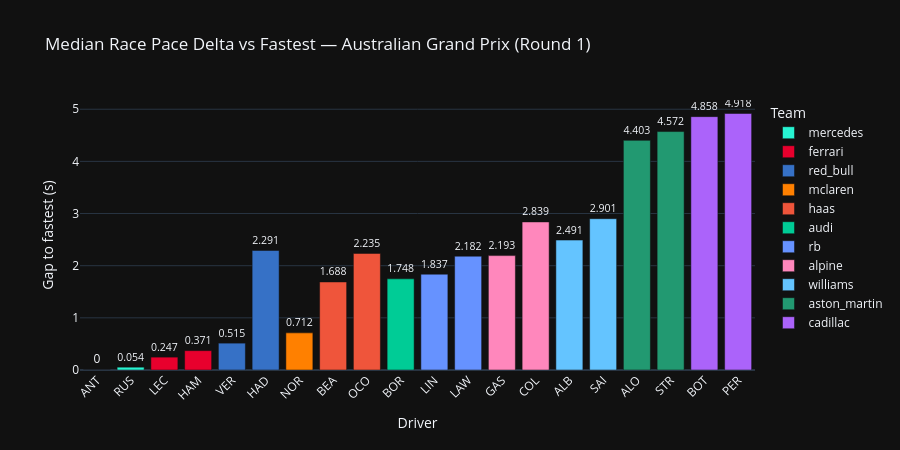
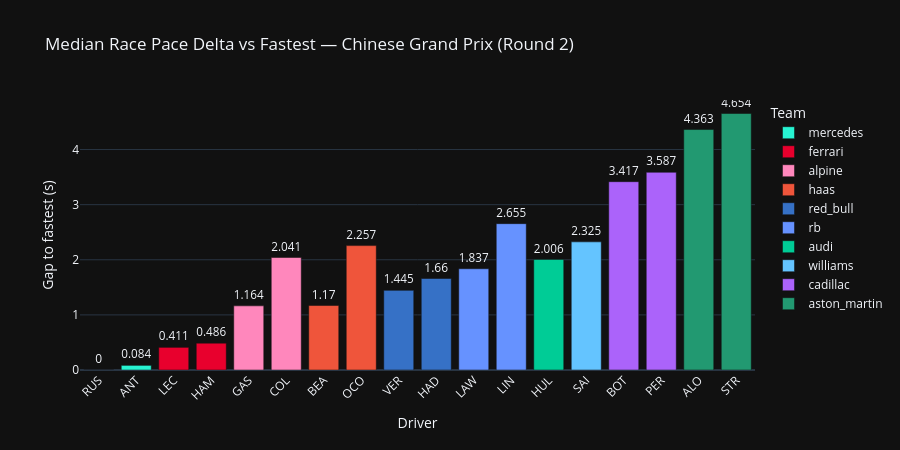

Notebook source saved alongside these figures, in order:
### Code cell
# ── 3.2 Pace delta vs fastest — per round ────────────────────────────────────
for rnd in sorted(rounds_loaded):
    race_name = race_results[race_results["round"] == rnd]["race_name"].iloc[0]
    df_rnd = pace_summary[pace_summary["round"] == rnd].sort_values("delta_to_fastest_s")

    fig = px.bar(
        df_rnd,
        x="abbreviation",
        y="delta_to_fastest_s",
        color="team_id",
        color_discrete_map=TEAM_COLORS,
        title=f"Median Race Pace Delta vs Fastest — {race_name} (Round {rnd})",
        labels={
            "abbreviation": "Driver",
            "delta_to_fastest_s": "Gap to fastest (s)",
            "team_id": "Team",
        },
        template=PLOTLY_TEMPLATE,
        text="delta_to_fastest_s",
    )
    fig.update_traces(textposition="outside")
    fig.update_layout(height=450, xaxis_tickangle=-45)
    fig.show()

### Figure 1 — Plotly figure (JSON) as saved in the notebook; plotly's stock layout.template omitted (floating-point values rounded to 4 significant figures)
{"data": [{"alignmentgroup": "True", "hovertemplate": "Team=mercedes<br>Driver=%{x}<br>Gap to fastest (s)=%{text}<extra></extra>", "legendgroup": "mercedes", "marker": {"color": "#27F4D2", "pattern": {"shape": ""}}, "name": "mercedes", "offsetgroup": "mercedes", "orientation": "v", "showlegend": true, "text": [0, 0.054], "textposition": "outside", "type": "bar", "x": ["ANT", "RUS"], "xaxis": "x", "y": [0, 0.054], "yaxis": "y"}, {"alignmentgroup": "True", "hovertemplate": "Team=ferrari<br>Driver=%{x}<br>Gap to fastest (s)=%{text}<extra></extra>", "legendgroup": "ferrari", "marker": {"color": "#E8002D", "pattern": {"shape": ""}}, "name": "ferrari", "offsetgroup": "ferrari", "orientation": "v", "showlegend": true, "text": [0.247, 0.371], "textposition": "outside", "type": "bar", "x": ["LEC", "HAM"], "xaxis": "x", "y": [0.247, 0.371], "yaxis": "y"}, {"alignmentgroup": "True", "hovertemplate": "Team=red_bull<br>Driver=%{x}<br>Gap to fastest (s)=%{text}<extra></extra>", "legendgroup": "red_bull", "marker": {"color": "#3671C6", "pattern": {"shape": ""}}, "name": "red_bull", "offsetgroup": "red_bull", "orientation": "v", "showlegend": true, "text": [0.515, 2.291], "textposition": "outside", "type": "bar", "x": ["VER", "HAD"], "xaxis": "x", "y": [0.515, 2.291], "yaxis": "y"}, {"alignmentgroup": "True", "hovertemplate": "Team=mclaren<br>Driver=%{x}<br>Gap to fastest (s)=%{text}<extra></extra>", "legendgroup": "mclaren", "marker": {"color": "#FF8000", "pattern": {"shape": ""}}, "name": "mclaren", "offsetgroup": "mclaren", "orientation": "v", "showlegend": true, "text": [0.712], "textposition": "outside", "type": "bar", "x": ["NOR"], "xaxis": "x", "y": [0.712], "yaxis": "y"}, {"alignmentgroup": "True", "hovertemplate": "Team=haas<br>Driver=%{x}<br>Gap to fastest (s)=%{text}<extra></extra>", "legendgroup": "haas", "marker": {"color": "#EF553B", "pattern": {"shape": ""}}, "name": "haas", "offsetgroup": "haas", "orientation": "v", "showlegend": true, "text": [1.688, 2.235], "textposition": "outside", "type": "bar", "x": ["BEA", "OCO"], "xaxis": "x", "y": [1.688, 2.235], "yaxis": "y"}, {"alignmentgroup": "True", "hovertemplate": "Team=audi<br>Driver=%{x}<br>Gap to fastest (s)=%{text}<extra></extra>", "legendgroup": "audi", "marker": {"color": "#00cc96", "pattern": {"shape": ""}}, "name": "audi", "offsetgroup": "audi", "orientation": "v", "showlegend": true, "text": [1.748], "textposition": "outside", "type": "bar", "x": ["BOR"], "xaxis": "x", "y": [1.748], "yaxis": "y"}, {"alignmentgroup": "True", "hovertemplate": "Team=rb<br>Driver=%{x}<br>Gap to fastest (s)=%{text}<extra></extra>", "legendgroup": "rb", "marker": {"color": "#6692FF", "pattern": {"shape": ""}}, "name": "rb", "offsetgroup": "rb", "orientation": "v", "showlegend": true, "text": [1.837, 2.182], "textposition": "outside", "type": "bar", "x": ["LIN", "LAW"], "xaxis": "x", "y": [1.837, 2.182], "yaxis": "y"}, {"alignmentgroup": "True", "hovertemplate": "Team=alpine<br>Driver=%{x}<br>Gap to fastest (s)=%{text}<extra></extra>", "legendgroup": "alpine", "marker": {"color": "#FF87BC", "pattern": {"shape": ""}}, "name": "alpine", "offsetgroup": "alpine", "orientation": "v", "showlegend": true, "text": [2.193, 2.839], "textposition": "outside", "type": "bar", "x": ["GAS", "COL"], "xaxis": "x", "y": [2.193, 2.839], "yaxis": "y"}, {"alignmentgroup": "True", "hovertemplate": "Team=williams<br>Driver=%{x}<br>Gap to fastest (s)=%{text}<extra></extra>", "legendgroup": "williams", "marker": {"color": "#64C4FF", "pattern": {"shape": ""}}, "name": "williams", "offsetgroup": "williams", "orientation": "v", "showlegend": true, "text": [2.491, 2.901], "textposition": "outside", "type": "bar", "x": ["ALB", "SAI"], "xaxis": "x", "y": [2.491, 2.901], "yaxis": "y"}, {"alignmentgroup": "True", "hovertemplate": "Team=aston_martin<br>Driver=%{x}<br>Gap to fastest (s)=%{text}<extra></extra>", "legendgroup": "aston_martin", "marker": {"color": "#229971", "pattern": {"shape": ""}}, "name": "aston_martin", "offsetgroup": "aston_martin", "orientation": "v", "showlegend": true, "text": [4.403, 4.572], "textposition": "outside", "type": "bar", "x": ["ALO", "STR"], "xaxis": "x", "y": [4.403, 4.572], "yaxis": "y"}, {"alignmentgroup": "True", "hovertemplate": "Team=cadillac<br>Driver=%{x}<br>Gap to fastest (s)=%{text}<extra></extra>", "legendgroup": "cadillac", "marker": {"color": "#ab63fa", "pattern": {"shape": ""}}, "name": "cadillac", "offsetgroup": "cadillac", "orientation": "v", "showlegend": true, "text": [4.858, 4.918], "textposition": "outside", "type": "bar", "x": ["BOT", "PER"], "xaxis": "x", "y": [4.858, 4.918], "yaxis": "y"}], "layout": {"barmode": "relative", "height": 450, "legend": {"title": {"text": "Team"}, "tracegroupgap": 0}, "title": {"text": "Median Race Pace Delta vs Fastest — Australian Grand Prix (Round 1)"}, "xaxis": {"anchor": "y", "domain": [0, 1], "tickangle": -45, "title": {"text": "Driver"}}, "yaxis": {"anchor": "x", "domain": [0, 1], "title": {"text": "Gap to fastest (s)"}}}}

### Figure 2 — Plotly figure (JSON) as saved in the notebook; plotly's stock layout.template omitted (floating-point values rounded to 4 significant figures)
{"data": [{"alignmentgroup": "True", "hovertemplate": "Team=mercedes<br>Driver=%{x}<br>Gap to fastest (s)=%{text}<extra></extra>", "legendgroup": "mercedes", "marker": {"color": "#27F4D2", "pattern": {"shape": ""}}, "name": "mercedes", "offsetgroup": "mercedes", "orientation": "v", "showlegend": true, "text": [0, 0.084], "textposition": "outside", "type": "bar", "x": ["RUS", "ANT"], "xaxis": "x", "y": [0, 0.084], "yaxis": "y"}, {"alignmentgroup": "True", "hovertemplate": "Team=ferrari<br>Driver=%{x}<br>Gap to fastest (s)=%{text}<extra></extra>", "legendgroup": "ferrari", "marker": {"color": "#E8002D", "pattern": {"shape": ""}}, "name": "ferrari", "offsetgroup": "ferrari", "orientation": "v", "showlegend": true, "text": [0.411, 0.486], "textposition": "outside", "type": "bar", "x": ["LEC", "HAM"], "xaxis": "x", "y": [0.411, 0.486], "yaxis": "y"}, {"alignmentgroup": "True", "hovertemplate": "Team=alpine<br>Driver=%{x}<br>Gap to fastest (s)=%{text}<extra></extra>", "legendgroup": "alpine", "marker": {"color": "#FF87BC", "pattern": {"shape": ""}}, "name": "alpine", "offsetgroup": "alpine", "orientation": "v", "showlegend": true, "text": [1.164, 2.041], "textposition": "outside", "type": "bar", "x": ["GAS", "COL"], "xaxis": "x", "y": [1.164, 2.041], "yaxis": "y"}, {"alignmentgroup": "True", "hovertemplate": "Team=haas<br>Driver=%{x}<br>Gap to fastest (s)=%{text}<extra></extra>", "legendgroup": "haas", "marker": {"color": "#EF553B", "pattern": {"shape": ""}}, "name": "haas", "offsetgroup": "haas", "orientation": "v", "showlegend": true, "text": [1.17, 2.257], "textposition": "outside", "type": "bar", "x": ["BEA", "OCO"], "xaxis": "x", "y": [1.17, 2.257], "yaxis": "y"}, {"alignmentgroup": "True", "hovertemplate": "Team=red_bull<br>Driver=%{x}<br>Gap to fastest (s)=%{text}<extra></extra>", "legendgroup": "red_bull", "marker": {"color": "#3671C6", "pattern": {"shape": ""}}, "name": "red_bull", "offsetgroup": "red_bull", "orientation": "v", "showlegend": true, "text": [1.445, 1.66], "textposition": "outside", "type": "bar", "x": ["VER", "HAD"], "xaxis": "x", "y": [1.445, 1.66], "yaxis": "y"}, {"alignmentgroup": "True", "hovertemplate": "Team=rb<br>Driver=%{x}<br>Gap to fastest (s)=%{text}<extra></extra>", "legendgroup": "rb", "marker": {"color": "#6692FF", "pattern": {"shape": ""}}, "name": "rb", "offsetgroup": "rb", "orientation": "v", "showlegend": true, "text": [1.837, 2.655], "textposition": "outside", "type": "bar", "x": ["LAW", "LIN"], "xaxis": "x", "y": [1.837, 2.655], "yaxis": "y"}, {"alignmentgroup": "True", "hovertemplate": "Team=audi<br>Driver=%{x}<br>Gap to fastest (s)=%{text}<extra></extra>", "legendgroup": "audi", "marker": {"color": "#00cc96", "pattern": {"shape": ""}}, "name": "audi", "offsetgroup": "audi", "orientation": "v", "showlegend": true, "text": [2.006], "textposition": "outside", "type": "bar", "x": ["HUL"], "xaxis": "x", "y": [2.006], "yaxis": "y"}, {"alignmentgroup": "True", "hovertemplate": "Team=williams<br>Driver=%{x}<br>Gap to fastest (s)=%{text}<extra></extra>", "legendgroup": "williams", "marker": {"color": "#64C4FF", "pattern": {"shape": ""}}, "name": "williams", "offsetgroup": "williams", "orientation": "v", "showlegend": true, "text": [2.325], "textposition": "outside", "type": "bar", "x": ["SAI"], "xaxis": "x", "y": [2.325], "yaxis": "y"}, {"alignmentgroup": "True", "hovertemplate": "Team=cadillac<br>Driver=%{x}<br>Gap to fastest (s)=%{text}<extra></extra>", "legendgroup": "cadillac", "marker": {"color": "#ab63fa", "pattern": {"shape": ""}}, "name": "cadillac", "offsetgroup": "cadillac", "orientation": "v", "showlegend": true, "text": [3.417, 3.587], "textposition": "outside", "type": "bar", "x": ["BOT", "PER"], "xaxis": "x", "y": [3.417, 3.587], "yaxis": "y"}, {"alignmentgroup": "True", "hovertemplate": "Team=aston_martin<br>Driver=%{x}<br>Gap to fastest (s)=%{text}<extra></extra>", "legendgroup": "aston_martin", "marker": {"color": "#229971", "pattern": {"shape": ""}}, "name": "aston_martin", "offsetgroup": "aston_martin", "orientation": "v", "showlegend": true, "text": [4.363, 4.654], "textposition": "outside", "type": "bar", "x": ["ALO", "STR"], "xaxis": "x", "y": [4.363, 4.654], "yaxis": "y"}], "layout": {"barmode": "relative", "height": 450, "legend": {"title": {"text": "Team"}, "tracegroupgap": 0}, "title": {"text": "Median Race Pace Delta vs Fastest — Chinese Grand Prix (Round 2)"}, "xaxis": {"anchor": "y", "domain": [0, 1], "tickangle": -45, "title": {"text": "Driver"}}, "yaxis": {"anchor": "x", "domain": [0, 1], "title": {"text": "Gap to fastest (s)"}}}}
